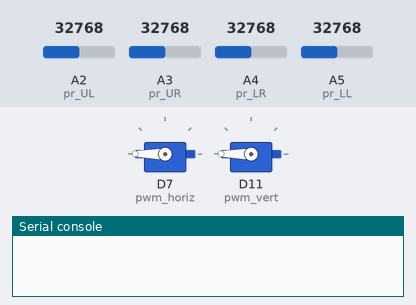
Recording of a program running on a simulated CircuitPython board. On the bench: 2 × servo, the last lines printed to the serial console. The inputs (shaded band) are chosen by the test bench; at power-on: A5 (pr_LL) = 32768, A2 (pr_UL) = 32768, A3 (pr_UR) = 32768, A4 (pr_LR) = 32768 (analog values on the 0–65535 scale).

Above: at 1.2 s.
1.3 s: A5 (pr_LL) set to 40016
4.3 s: A5 (pr_LL) set to 41072
At 6.7 s:
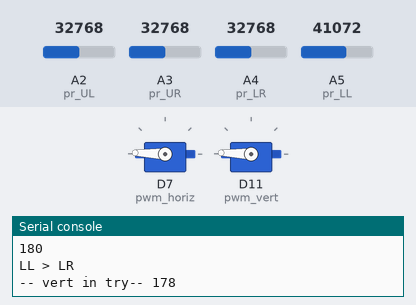
7.5 s: A2 (pr_UL) set to 45874
10.5 s: A2 (pr_UL) set to 19660
13.5 s: A3 (pr_UR) set to 1966
At 18.9 s:
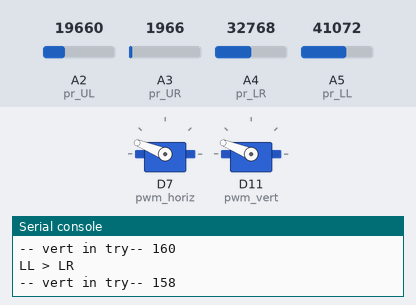
Timing chart, 0 to 31.5 s (numbered marks = the images above; inputs shaded):
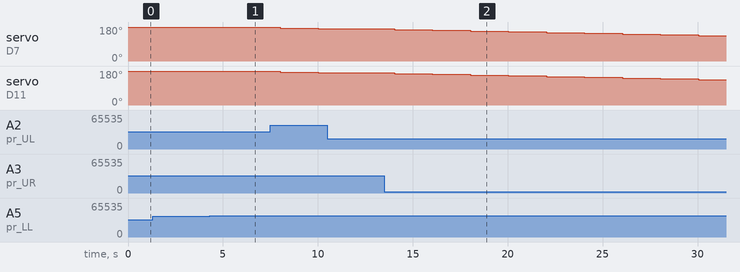

Measured:
- after the input at 4.3 s, servo on D7 (pwm_horiz), servo on D11 (pwm_vert): 180° → 178° after 1.7 s

The program:

chasingTheSun.py
```python
import board
import analogio
import pwmio
from adafruit_motor import servo
import simpleio
import time

# Calibration Values
UL_low = 170.56
UL_high = 62144.3
UR_low = 180.8
UR_high = 61040.0
LR_low = 235.2
LR_high = 48747.8
LL_low = 174.08
LL_high = 60482.2

# Hook up the 4 photo resistors
pr_UL = analogio.AnalogIn(board.A2)
pr_UR = analogio.AnalogIn(board.A3)
pr_LR = analogio.AnalogIn(board.A4)
pr_LL = analogio.AnalogIn(board.A5)

# Create the PWM out objects that the servo motor libraries need.
pwm_horiz = pwmio.PWMOut(board.D7, duty_cycle=2 ** 15, frequency=50)
pwm_vert = pwmio.PWMOut(board.D11, duty_cycle=2 ** 15, frequency=50)

# Create the servo motor objects so that it's easy to position.
servo_horiz = servo.Servo(pwm_horiz)
servo_vert = servo.Servo(pwm_vert)
servo_horiz.angle = 180
servo_vert.angle = 180

# Just keep solar surfing...
while True:
    time.sleep(2)  # Let's wait a bit in between readings...
    # Get Readings and normalize to high low
    ul_value  = simpleio.map_range(pr_UL.value,UL_low,UL_high,0,100)
    ur_value  = simpleio.map_range(pr_UR.value,UR_low,UR_high,0,100)
    lr_value  = simpleio.map_range(pr_LR.value,LR_low,LR_high,0,100)
    ll_value  = simpleio.map_range(pr_LL.value,LL_low,LL_high,0,100)
    print('ul: {}, ur: {}, lr: {}, ll: {}'.format(ul_value,ur_value,lr_value,ll_value))
    # Sleep here because continue goes to the top of the while loop.

    print('*** SERVO_HORIZ ANGLE: {}'.format(servo_horiz.angle))
    # move the flower base

    # Horizontal (left - right)
    if (ul_value > ur_value ):
        print('UL > UR')
        try:
            servo_horiz.angle -= 2
            print('-- horiz in try-- {}'.format(servo_horiz.angle))
        except:
            # servo_horiz.angle = 180
            print(servo_horiz.angle)
            pass
    else:
        print('UR > UL')
        try:
            servo_horiz.angle += 2
            print('-- horiz in try-- {}'.format(servo_horiz.angle))
        except:
            # servo_horiz.angle = 0
            print(servo_horiz.angle)
            pass
    if (ll_value > lr_value ):
        print('LL > LR')
        try:
            servo_horiz.angle -= 2
            print('-- horiz in try-- {}'.format(servo_horiz.angle))
        except:
            # servo_horiz.angle = 180
            print(servo_horiz.angle)
            pass
    else:
        print('LR > LL')
        try:
            servo_horiz.angle += 2
            print('-- horiz in try-- {}'.format(servo_horiz.angle))
        except:
            # servo_horiz.angle = 0
            print(servo_horiz.angle)
            pass

    # Up - Down servo
    print('*** SERVO_VERT ANGLE: {}'.format(servo_vert.angle))
    if (ul_value > ur_value ):
        print('UL > UR')
        try:
            servo_vert.angle -= 2
            print('-- vert in try-- {}'.format(servo_vert.angle))
        except:
            # servo_horiz.angle = 180
            print(servo_vert.angle)
            pass
    else:
        print('UR > UL')
        try:
            servo_vert.angle += 2
            print('-- vert in try-- {}'.format(servo_vert.angle))
        except:
            # servo_horiz.angle = 0
            print(servo_vert.angle)
            pass
    if (ll_value > lr_value ):
        print('LL > LR')
        try:
            servo_vert.angle -= 2
            print('-- vert in try-- {}'.format(servo_vert.angle))
        except:
            # servo_horiz.angle = 180
            print(servo_vert.angle)
            pass
    else:
        print('LR > LL')
        try:
            servo_vert.angle += 2
            print('-- vert in try-- {}'.format(servo_vert.angle))
        except:
            # servo_horiz.angle = 0
            print(servo_vert.angle)
            pass
```
